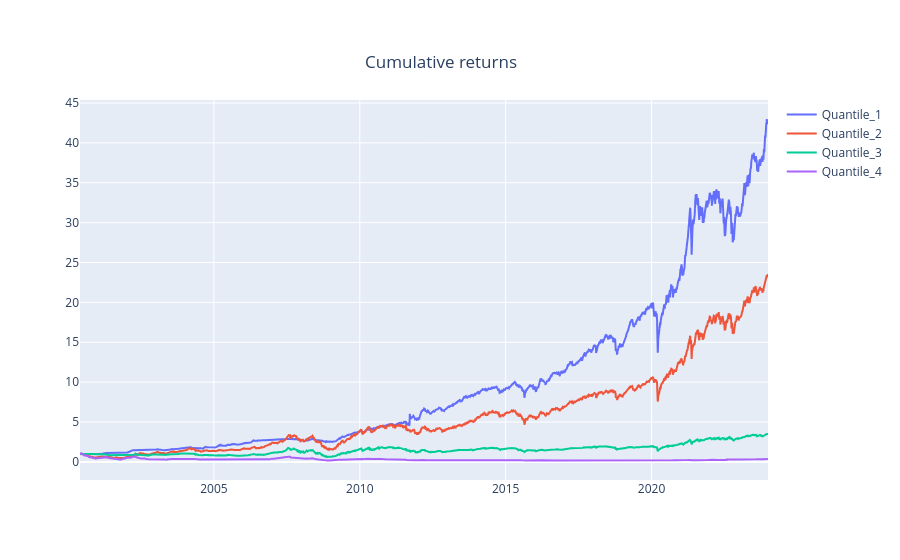
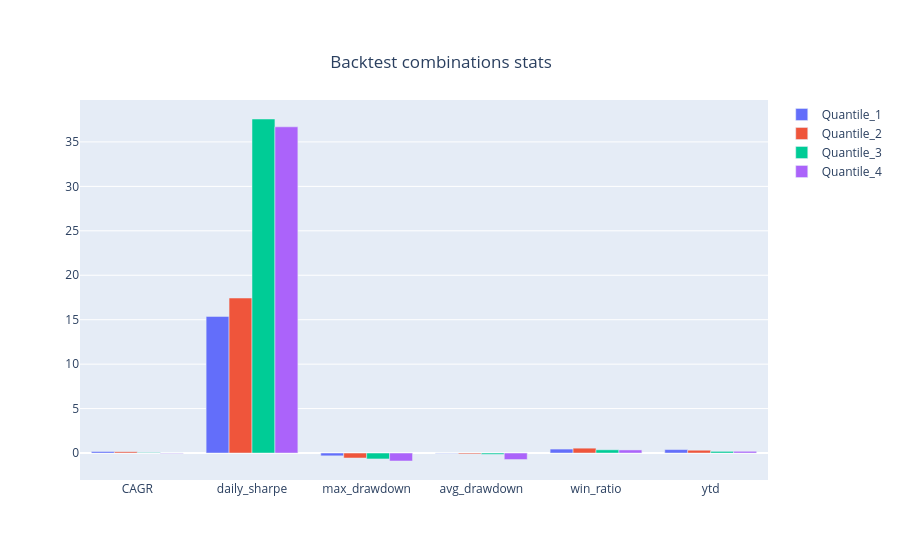

Write notebook code for charts like these, in order.
### Code cell
report_collection_AA = sim_conditions(
    conditions = result_AA, 
    resample = 'M',       
    data = data        
)

# 繪製累積報酬率曲線
fig = report_collection_AA.plot_creturns()
fig.show()

# 列印各組統計指標
stats = report_collection_AA.get_stats()
print(stats)

# 繪製統計指標長條圖
fig = report_collection_AA.plot_stats(mode='bar')
fig.show()

### Figure 1 — Plotly figure (JSON) as saved in the notebook; plotly's stock layout.template omitted (floating-point values rounded to 4 significant figures; data arrays with more than 128 entries replaced by an {"elided": "..."} marker saying what was removed)
{"data": [{"hovertemplate": "%{meta}<br>Date:%{x}<br>Creturns:%{y}<extra></extra>", "meta": "Quantile_1", "mode": "lines", "name": "Quantile_1", "type": "scatter", "x": {"elided": "5836 str values"}, "y": {"elided": "5836 float values"}}, {"hovertemplate": "%{meta}<br>Date:%{x}<br>Creturns:%{y}<extra></extra>", "meta": "Quantile_2", "mode": "lines", "name": "Quantile_2", "type": "scatter", "x": {"elided": "5836 str values"}, "y": {"elided": "5836 float values"}}, {"hovertemplate": "%{meta}<br>Date:%{x}<br>Creturns:%{y}<extra></extra>", "meta": "Quantile_3", "mode": "lines", "name": "Quantile_3", "type": "scatter", "x": {"elided": "5836 str values"}, "y": {"elided": "5836 float values"}}, {"hovertemplate": "%{meta}<br>Date:%{x}<br>Creturns:%{y}<extra></extra>", "meta": "Quantile_4", "mode": "lines", "name": "Quantile_4", "type": "scatter", "x": {"elided": "5836 str values"}, "y": {"elided": "5836 float values"}}], "layout": {"title": {"text": "Cumulative returns", "x": 0.49, "xanchor": "center", "y": 0.9, "yanchor": "top"}}}

### Figure 2 — Plotly figure (JSON) as saved in the notebook; plotly's stock layout.template omitted (floating-point values rounded to 4 significant figures)
{"data": [{"hovertemplate": "%{meta}<br>%{label}<br>%{y}<extra></extra>", "meta": ["Quantile_1"], "name": "Quantile_1", "type": "bar", "x": ["CAGR", "daily_sharpe", "max_drawdown", "avg_drawdown", "win_ratio", "ytd"], "y": [0.1727, 15.37, -0.3149, -0.03088, 0.4458, 0.3893]}, {"hovertemplate": "%{meta}<br>%{label}<br>%{y}<extra></extra>", "meta": ["Quantile_2"], "name": "Quantile_2", "type": "bar", "x": ["CAGR", "daily_sharpe", "max_drawdown", "avg_drawdown", "win_ratio", "ytd"], "y": [0.1433, 17.44, -0.5602, -0.1007, 0.5466, 0.3148]}, {"hovertemplate": "%{meta}<br>%{label}<br>%{y}<extra></extra>", "meta": ["Quantile_3"], "name": "Quantile_3", "type": "bar", "x": ["CAGR", "daily_sharpe", "max_drawdown", "avg_drawdown", "win_ratio", "ytd"], "y": [0.05437, 37.58, -0.6654, -0.1425, 0.3622, 0.186]}, {"hovertemplate": "%{meta}<br>%{label}<br>%{y}<extra></extra>", "meta": ["Quantile_4"], "name": "Quantile_4", "type": "bar", "x": ["CAGR", "daily_sharpe", "max_drawdown", "avg_drawdown", "win_ratio", "ytd"], "y": [-0.04291, 36.7, -0.8963, -0.7306, 0.3466, 0.1947]}], "layout": {"barmode": "group", "title": {"text": "Backtest combinations stats", "x": 0.49, "xanchor": "center", "y": 0.9, "yanchor": "top"}}}
